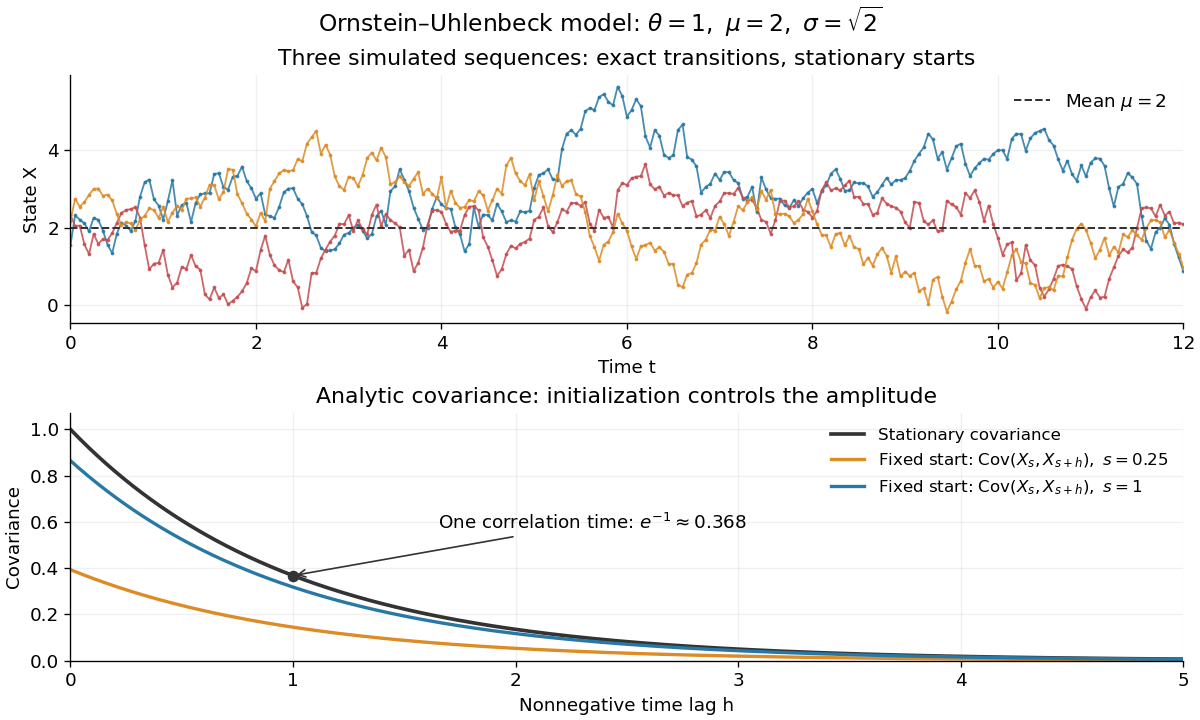

Recreate this plot in Python.
"""Stationary exact-grid OU samples and analytic covariance; writes PNG to CWD.

Tested with Python 3.14, matplotlib 3.10.7 and numpy 2.3.5.
Samples are synthetic. Connecting grid points does not reconstruct the path.
"""

from pathlib import Path

import matplotlib.pyplot as plt
import numpy as np


def main():
    theta, mu, sigma, dt = 1.0, 2.0, np.sqrt(2.0), 0.05
    v_inf = sigma**2 / (2 * theta)
    a = np.exp(-theta * dt)
    innovation_sd = np.sqrt(v_inf * (-np.expm1(-2 * theta * dt)))
    rng = np.random.default_rng(24681)
    times = np.arange(241) * dt
    samples = np.empty((3, len(times)))
    samples[:, 0] = mu + np.sqrt(v_inf) * rng.standard_normal(3)
    for i in range(1, len(times)):
        samples[:, i] = mu + a * (samples[:, i - 1] - mu) + innovation_sd * rng.standard_normal(3)
    plt.rcParams.update({"font.size": 11, "axes.spines.top": False,
                         "axes.spines.right": False, "figure.facecolor": "white",
                         "axes.facecolor": "white", "savefig.facecolor": "white"})
    fig, (path_ax, cov_ax) = plt.subplots(2, 1, figsize=(10, 6), layout="constrained")
    for path, color in zip(samples, ("#2878a5", "#c44e52", "#dd8b25")):
        path_ax.plot(times, path, color=color, lw=1.1, marker=".", markersize=2.5, alpha=0.85)
    path_ax.axhline(mu, color="#333333", lw=1.2, ls="--", label=r"Mean $\mu=2$")
    path_ax.set(title="Three simulated sequences: exact transitions, stationary starts",
                xlabel="Time t", ylabel="State X", xlim=(0, 12))
    path_ax.legend(loc="upper right", frameon=False)
    lag = np.linspace(0, 5, 501)
    stationary_cov = v_inf * np.exp(-theta * lag)
    cov_ax.plot(lag, stationary_cov, color="#333333", lw=2.2, label="Stationary covariance")
    for age, color in ((0.25, "#dd8b25"), (1.0, "#2878a5")):
        fixed_cov = stationary_cov * (-np.expm1(-2 * theta * age))
        cov_ax.plot(lag, fixed_cov, color=color, lw=2,
                    label=rf"Fixed start: $\mathrm{{Cov}}(X_s,X_{{s+h}}),\ s={age:g}$")
    cov_ax.scatter([1], [v_inf / np.e], color="#333333", zorder=3, s=35)
    cov_ax.annotate(r"One correlation time: $e^{-1}\approx0.368$",
                    (1, v_inf / np.e), xytext=(1.65, 0.57),
                    arrowprops={"arrowstyle": "->", "color": "#333333"})
    cov_ax.set(title="Analytic covariance: initialization controls the amplitude",
               xlabel="Nonnegative time lag h", ylabel="Covariance", xlim=(0, 5), ylim=(0, 1.07))
    cov_ax.legend(frameon=False, loc="upper right", fontsize=10)
    for ax in (path_ax, cov_ax):
        ax.grid(alpha=0.18)
    fig.suptitle(r"Ornstein–Uhlenbeck model: $\theta=1,\ \mu=2,\ \sigma=\sqrt{2}$",
                 fontsize=14)
    fig.savefig(Path.cwd() / (Path(__file__).stem + ".png"), dpi=120, transparent=False)
    plt.close(fig)


if __name__ == "__main__":
    main()
